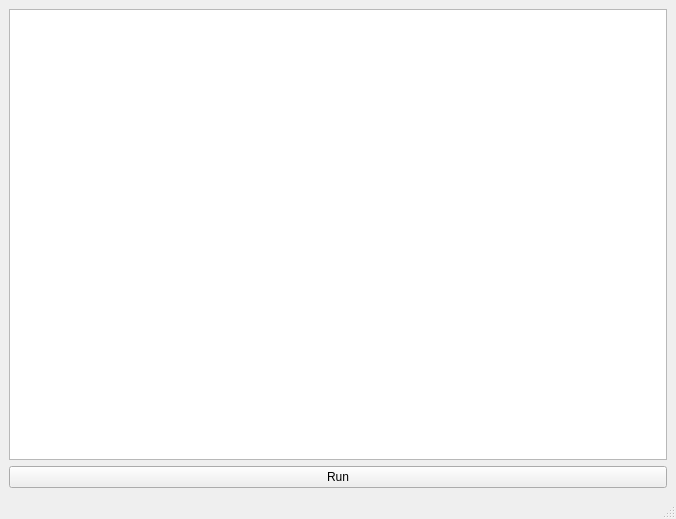
<?xml version="1.0" encoding="UTF-8"?>
<ui version="4.0">
 <class>MainWindow</class>
 <widget class="QMainWindow" name="MainWindow">
  <property name="geometry">
   <rect>
    <x>0</x>
    <y>0</y>
    <width>676</width>
    <height>519</height>
   </rect>
  </property>
  <property name="minimumSize">
   <size>
    <width>600</width>
    <height>400</height>
   </size>
  </property>
  <property name="windowTitle">
   <string>MainWindow</string>
  </property>
  <widget class="QWidget" name="centralwidget">
   <layout class="QVBoxLayout" name="verticalLayout">
    <item>
     <widget class="QListWidget" name="listWidget"/>
    </item>
    <item>
     <widget class="QPushButton" name="runButton">
      <property name="text">
       <string>Run</string>
      </property>
     </widget>
    </item>
   </layout>
  </widget>
  <widget class="QStatusBar" name="statusbar"/>
 </widget>
 <resources/>
 <connections/>
</ui>
